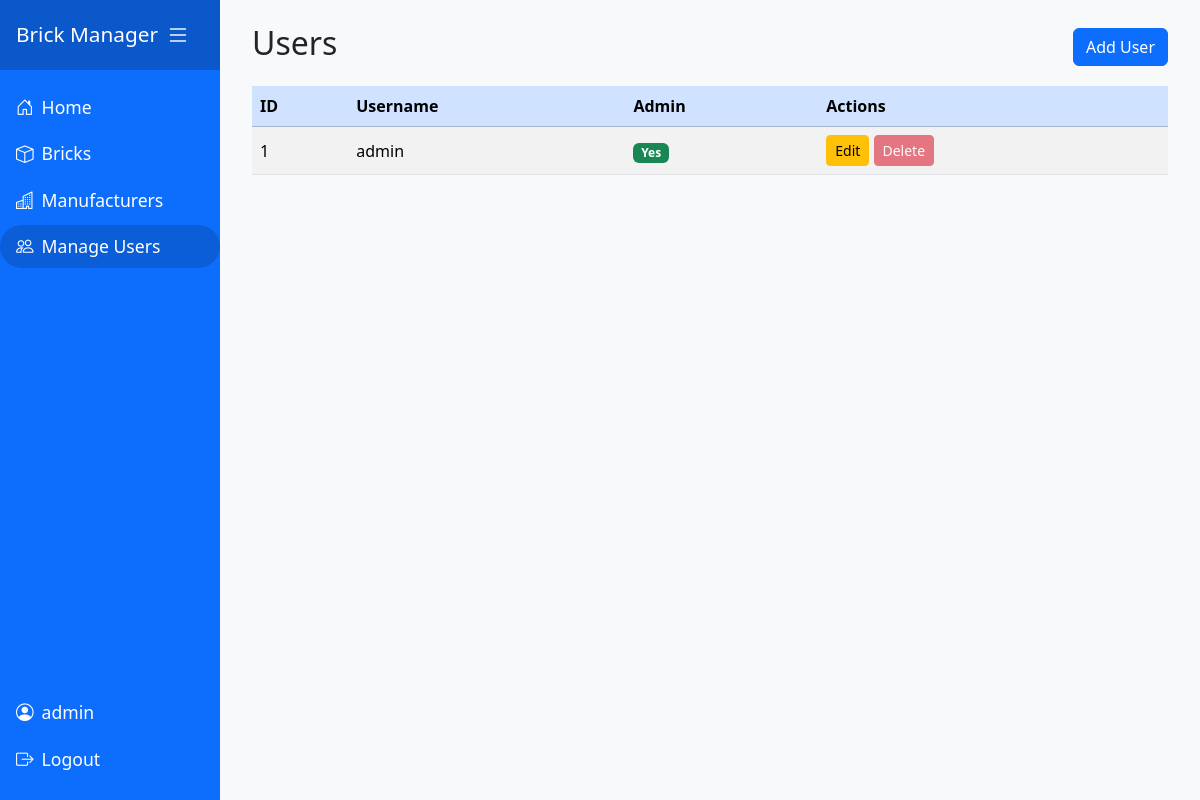
Before: /users/manage (signed in) with the older database file.
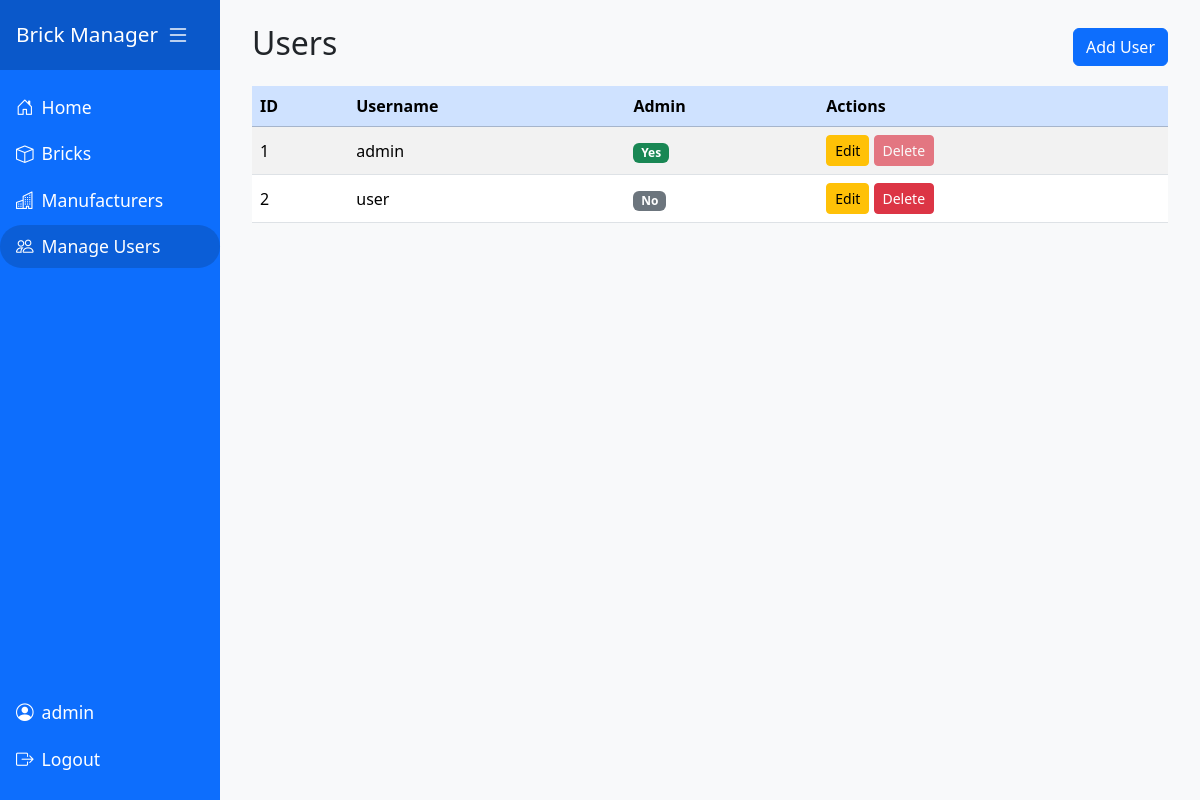
After: the same page with the newer database file.
### models.py (models this page shows)
class User(db.Model):
    id = db.Column(db.Integer, primary_key=True)
    userName = db.Column(db.String(150), nullable=False, unique=True)
    password = db.Column(db.String(150), nullable=False)
    isAdmin = db.Column(db.Boolean, default=False, nullable=False)

### manage_users.py (the view)
@manage_users_bp.route('/users/manage')
@loginRequired
@adminRequired
def users():
    all_users = User.query.all()
    return render_template('manage_users.html', users=all_users, current_user_id=session.get('userId'))

### app.py (called while the page is built)
@app.before_request
def require_login():
    allowedRoutes = ['users.login']
    endpoint = request.endpoint
    if endpoint is None:
        return  # Let Flask handle it
    if endpoint in allowedRoutes or endpoint.startswith('static'):
        return  # Allow access
    if not session.get('userId'):
        return redirect(url_for('users.login', next=request.url))

### manage_users.py (called while the page is built)
def adminRequired(f):
    @wraps(f)
    def decoratedFunction(*args, **kwargs):
        if not session.get('isAdmin'):
            flash('Admin access required.', 'danger')
            return redirect(url_for('index'))
        return f(*args, **kwargs)
    return decoratedFunction

### users.py (called while the page is built)
def loginRequired(f):
    @wraps(f)
    def decoratedFunction(*args, **kwargs):
        if not session.get('userId'):
            flash('Please log in to access this page.', 'warning')
            return redirect(url_for('users.login', next=request.url))
        return f(*args, **kwargs)
    return decoratedFunction

### templates/manage_users.html (shortened to what this page needs)
{% extends 'base.html' %}
{% block content %}
<div class="d-flex justify-content-between align-items-center mb-3">
    <h2>Users</h2>
    <a href="{{ url_for('manage_users.add_user') }}" class="btn btn-primary">Add User</a>
</div>
<div class="table-responsive">
    <table class="table table-striped table-hover align-middle">
        <thead class="table-primary">
            <tr>
                <th>ID</th>
                <th>Username</th>
                <th>Admin</th>
                <th>Actions</th>
            </tr>
        </thead>
        <tbody>
        {% for user in users %}
            <tr>
                <td>{{ user.id }}</td>
                <td>{{ user.userName }}</td>
                <td>{% if user.isAdmin %}<span class="badge bg-success">Yes</span>{% else %}<span class="badge bg-secondary">No</span>{% endif %}</td>
                <td>
                    <a href="{{ url_for('manage_users.edit_user', id=user.id) }}" class="btn btn-sm btn-warning">Edit</a>
                    {% if user.id != current_user_id %}
                    <form action="{{ url_for('manage_users.delete_user', id=user.id) }}" method="POST" style="display:inline;">
                        <button type="submit" class="btn btn-sm btn-danger" onclick="return confirm('Are you sure you want to delete this user?');">Delete</button>
                    </form>
                    {% else %}
                    <button class="btn btn-sm btn-danger" disabled>Delete</button>
                    {% endif %}
                </td>
            </tr>
        {% endfor %}
        </tbody>
    </table>
</div>
{% endblock %}

### templates/base.html (shortened to what this page needs)
<!DOCTYPE html>
<html lang="en">
<head>
    <link href="https://cdn.jsdelivr.net/npm/bootstrap@5.3.2/dist/css/bootstrap.min.css" rel="stylesheet">
    <link rel="stylesheet" href="{{ url_for('static', filename='css/sidebar.css') }}">
    <link rel="stylesheet" href="{{ url_for('static', filename='css/flash.css') }}">
</head>
<body>
    <div class="d-flex">
        <nav id="sidebar" class="sidebar d-flex flex-column">
            <div>
                <div class="sidebar-header d-flex align-items-center justify-content-between">
                    <span>Brick Manager</span>
                    <button class="sidebar-toggler" id="sidebarCollapse" aria-label="Toggle sidebar">
                        <i class="bi bi-list"></i>
                    </button>
                </div>
                <ul class="nav flex-column mt-3">
                    <li class="nav-item">
                        <a class="nav-link {% if request.endpoint == 'index' %}active{% endif %}" href="{{ url_for('index') }}">
                            <i class="bi bi-house-door rounded-pill"></i> <span>Home</span>
                        </a>
                    </li>
                    <li class="nav-item">
                        <a class="nav-link {% if request.endpoint == 'bricks.bricks' %}active{% endif %}" href="{{ url_for('bricks.bricks') }}">
                            <i class="bi bi-box rounded-pill"></i> <span>Bricks</span>
                        </a>
                    </li>
                    <li class="nav-item">
                        <a class="nav-link {% if request.endpoint == 'manufacturers.manufacturers' %}active{% endif %}" href="{{ url_for('manufacturers.manufacturers') }}">
                            <i class="bi bi-buildings"></i> <span>Manufacturers</span>
                        </a>
                    </li>
                    {% if session.get('isAdmin') %}
                    <li class="nav-item">
                        <a class="nav-link {% if request.endpoint == 'manage_users.users' %}active{% endif %}" href="{{ url_for('manage_users.users') }}">
                            <i class="bi bi-people"></i> <span>Manage Users</span>
                        </a>
                    </li>
                    {% endif %}
                </ul>
            </div>
            <div class="mt-auto mb-3">
                {% if session.get('userName') %}
                <ul class="nav flex-column">
                    <li class="nav-item">
                        <span class="nav-link disabled">
                            <i class="bi bi-person-circle rounded-pill"></i> <span>{{ session['userName'] }}</span>
                        </span>
                    </li>
                    <li class="nav-item">
                        <a class="nav-link" href="{{ url_for('users.logout') }}">
                            <i class="bi bi-box-arrow-right rounded-pill"></i> <span>Logout</span>
                        </a>
                    </li>
                </ul>
                {% endif %}
            </div>
        </nav>
        <div id="content" class="content-area flex-grow-1">
                {% set messages = get_flashed_messages(with_categories=true) %}
            <div class="container mt-4 content-inner">
                {% block content %}{% endblock %}
            </div>
        </div>
    </div>
    <link rel="stylesheet" href="https://cdn.jsdelivr.net/npm/bootstrap-icons@1.11.3/font/bootstrap-icons.css">
</body>
</html>

Changed rows visible on the page:
added User: id "2", userName "user", isAdmin "No"
